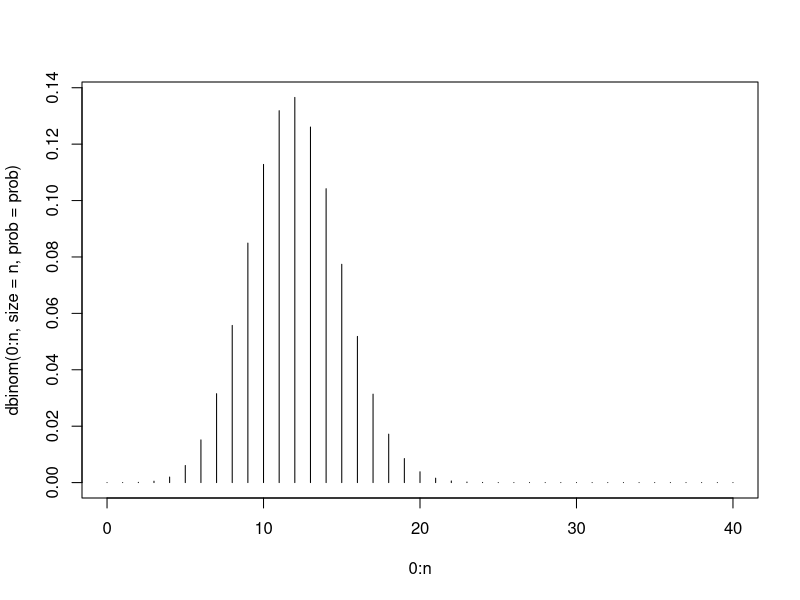

Write the R code that produced this figure.
## ---- chunk 1
number <- 15 
if((number %% 15) == 0)  {
  print("fizz buzz")
} else if ((number %% 5) == 0) {
  print ("buzz") 
} else if ((number %% 3) == 0) {
  print("fizz")
} else {
  print("whoops?")
}

#if(!(number %% 15))
## ---- chunk 2
for(number in -1:41){
  if((number %% 15) == 0)  {
    print("fizz buzz")
  } else if ((number %% 5) == 0) {
    print ("buzz") 
  } else if ((number %% 3) == 0) {
    print("fizz")
  } else {
    print("whoops?")
  }
}
## ---- chunk 3
n <- 40
prob <- 0.3
#probabilities from a binomial RV
dbinom(0:n, size = n, prob = prob)
#plot with plot 
plot(0:n, 
    dbinom(0:n, size = n, prob = prob),
    type = "h")
norm_x <- seq(from = 0, to = n, length = 1000)
dnorm(norm_x, mean = n * prob, sd = sqrt(n * prob * (1 - prob)))
